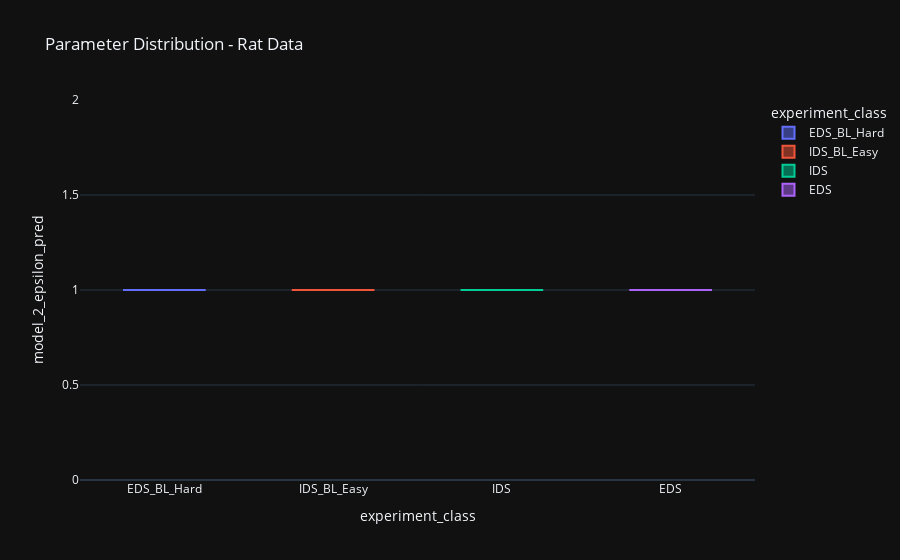
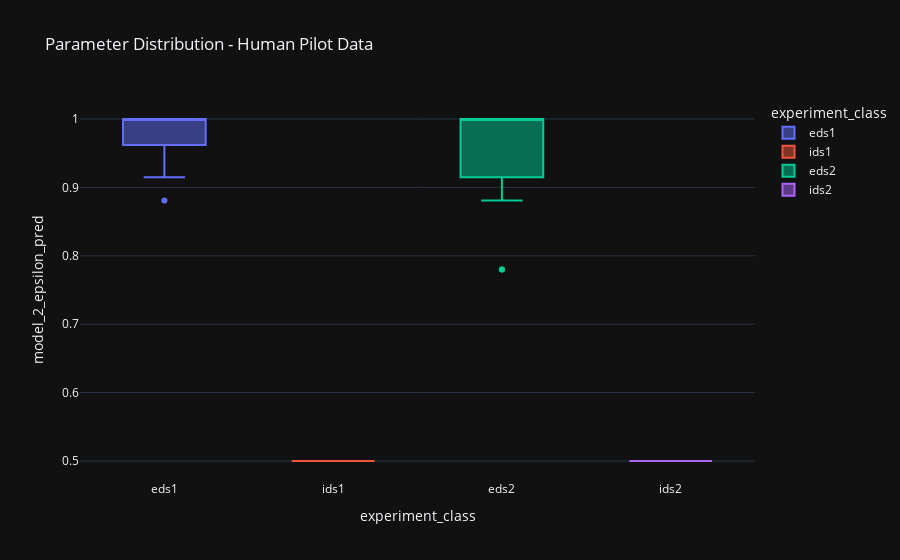
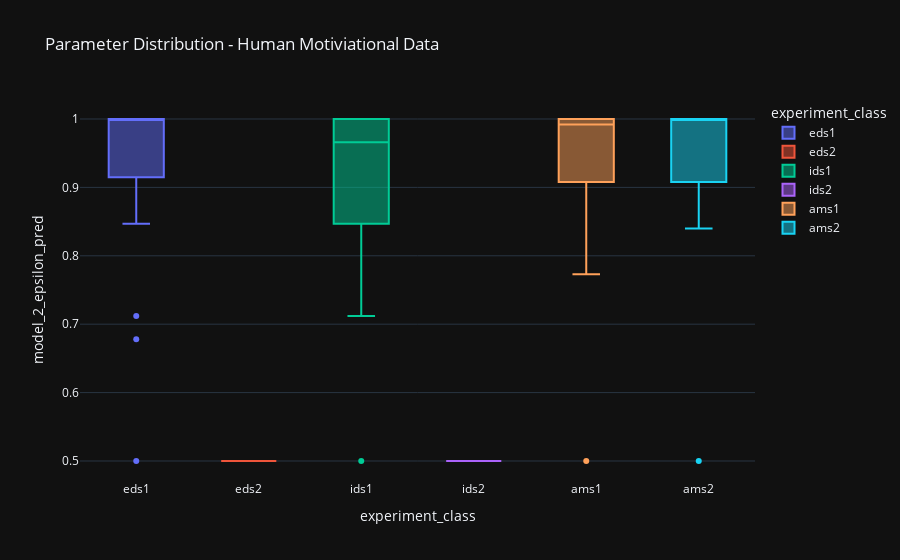

The notebook cell these images were saved under, in order:
### Code cell
# box by group
PARAMETER = 'model_2_epsilon_pred'
for _experiment_data_source in final_df['experiment_data_source'].unique():
    fig = px.box(final_df[final_df['experiment_data_source'] == _experiment_data_source],
                 x='experiment_class',
                 y=PARAMETER,
                 color='experiment_class',
                 title='Parameter Distribution - {_experiment_data_source}'.format(_experiment_data_source=_experiment_data_source))
    fig.update_layout(template='plotly_dark')
    fig.show()

### Figure 1 — Plotly figure (JSON) as saved in the notebook; plotly's stock layout.template omitted (floating-point values rounded to 4 significant figures)
{"data": [{"alignmentgroup": "True", "hovertemplate": "experiment_class=%{x}<br>model_2_epsilon_pred=%{y}<extra></extra>", "legendgroup": "EDS_BL_Hard", "marker": {"color": "#636efa"}, "name": "EDS_BL_Hard", "notched": false, "offsetgroup": "EDS_BL_Hard", "orientation": "v", "showlegend": true, "type": "box", "x": ["EDS_BL_Hard", "EDS_BL_Hard", "EDS_BL_Hard", "EDS_BL_Hard", "EDS_BL_Hard", "EDS_BL_Hard", "EDS_BL_Hard", "EDS_BL_Hard", "EDS_BL_Hard", "EDS_BL_Hard", "EDS_BL_Hard", "EDS_BL_Hard", "EDS_BL_Hard", "EDS_BL_Hard", "EDS_BL_Hard"], "x0": " ", "xaxis": "x", "y": [1, 1, 1, 1, 1, 1, 1, 1, 1, 1, 1, 1, 1, 1, 1], "y0": " ", "yaxis": "y"}, {"alignmentgroup": "True", "hovertemplate": "experiment_class=%{x}<br>model_2_epsilon_pred=%{y}<extra></extra>", "legendgroup": "IDS_BL_Easy", "marker": {"color": "#EF553B"}, "name": "IDS_BL_Easy", "notched": false, "offsetgroup": "IDS_BL_Easy", "orientation": "v", "showlegend": true, "type": "box", "x": ["IDS_BL_Easy", "IDS_BL_Easy", "IDS_BL_Easy", "IDS_BL_Easy", "IDS_BL_Easy", "IDS_BL_Easy", "IDS_BL_Easy", "IDS_BL_Easy", "IDS_BL_Easy", "IDS_BL_Easy", "IDS_BL_Easy", "IDS_BL_Easy", "IDS_BL_Easy", "IDS_BL_Easy", "IDS_BL_Easy"], "x0": " ", "xaxis": "x", "y": [1, 1, 1, 1, 1, 1, 1, 1, 1, 1, 1, 1, 1, 1, 1], "y0": " ", "yaxis": "y"}, {"alignmentgroup": "True", "hovertemplate": "experiment_class=%{x}<br>model_2_epsilon_pred=%{y}<extra></extra>", "legendgroup": "IDS", "marker": {"color": "#00cc96"}, "name": "IDS", "notched": false, "offsetgroup": "IDS", "orientation": "v", "showlegend": true, "type": "box", "x": ["IDS", "IDS", "IDS", "IDS", "IDS", "IDS", "IDS", "IDS", "IDS", "IDS", "IDS", "IDS", "IDS", "IDS", "IDS"], "x0": " ", "xaxis": "x", "y": [1, 1, 1, 1, 1, 1, 1, 1, 1, 1, 1, 1, 1, 1, 1], "y0": " ", "yaxis": "y"}, {"alignmentgroup": "True", "hovertemplate": "experiment_class=%{x}<br>model_2_epsilon_pred=%{y}<extra></extra>", "legendgroup": "EDS", "marker": {"color": "#ab63fa"}, "name": "EDS", "notched": false, "offsetgroup": "EDS", "orientation": "v", "showlegend": true, "type": "box", "x": ["EDS", "EDS", "EDS", "EDS", "EDS", "EDS", "EDS", "EDS", "EDS", "EDS", "EDS", "EDS", "EDS", "EDS", "EDS"], "x0": " ", "xaxis": "x", "y": [1, 1, 1, 1, 1, 1, 1, 1, 1, 1, 1, 1, 1, 1, 1], "y0": " ", "yaxis": "y"}], "layout": {"boxmode": "overlay", "legend": {"title": {"text": "experiment_class"}, "tracegroupgap": 0}, "title": {"text": "Parameter Distribution - Rat Data"}, "xaxis": {"anchor": "y", "categoryarray": ["EDS_BL_Hard", "IDS_BL_Easy", "IDS", "EDS"], "categoryorder": "array", "domain": [0, 1], "title": {"text": "experiment_class"}}, "yaxis": {"anchor": "x", "domain": [0, 1], "title": {"text": "model_2_epsilon_pred"}}}}

### Figure 2 — Plotly figure (JSON) as saved in the notebook; plotly's stock layout.template omitted (floating-point values rounded to 4 significant figures)
{"data": [{"alignmentgroup": "True", "hovertemplate": "experiment_class=%{x}<br>model_2_epsilon_pred=%{y}<extra></extra>", "legendgroup": "eds1", "marker": {"color": "#636efa"}, "name": "eds1", "notched": false, "offsetgroup": "eds1", "orientation": "v", "showlegend": true, "type": "box", "x": ["eds1", "eds1", "eds1", "eds1", "eds1", "eds1", "eds1", "eds1", "eds1", "eds1", "eds1", "eds1", "eds1", "eds1", "eds1", "eds1", "eds1", "eds1", "eds1", "eds1"], "x0": " ", "xaxis": "x", "y": [1, 1, 0.915, 1, 0.881, 0.949, 1, 0.949, 1, 0.983, 0.975, 0.949, 1, 1, 1, 0.983, 1, 1, 1, 1], "y0": " ", "yaxis": "y"}, {"alignmentgroup": "True", "hovertemplate": "experiment_class=%{x}<br>model_2_epsilon_pred=%{y}<extra></extra>", "legendgroup": "ids1", "marker": {"color": "#EF553B"}, "name": "ids1", "notched": false, "offsetgroup": "ids1", "orientation": "v", "showlegend": true, "type": "box", "x": ["ids1", "ids1", "ids1", "ids1", "ids1", "ids1", "ids1", "ids1", "ids1", "ids1", "ids1", "ids1", "ids1", "ids1", "ids1", "ids1", "ids1", "ids1", "ids1", "ids1"], "x0": " ", "xaxis": "x", "y": [0.5, 0.5, 0.5, 0.5, 0.5, 0.5, 0.5, 0.5, 0.5, 0.5, 0.5, 0.5, 0.5, 0.5, 0.5, 0.5, 0.5, 0.5, 0.5, 0.5], "y0": " ", "yaxis": "y"}, {"alignmentgroup": "True", "hovertemplate": "experiment_class=%{x}<br>model_2_epsilon_pred=%{y}<extra></extra>", "legendgroup": "eds2", "marker": {"color": "#00cc96"}, "name": "eds2", "notched": false, "offsetgroup": "eds2", "orientation": "v", "showlegend": true, "type": "box", "x": ["eds2", "eds2", "eds2", "eds2", "eds2", "eds2", "eds2", "eds2", "eds2", "eds2", "eds2", "eds2", "eds2", "eds2", "eds2", "eds2", "eds2", "eds2", "eds2", "eds2"], "x0": " ", "xaxis": "x", "y": [0.949, 1, 1, 1, 0.78, 0.881, 1, 1, 0.915, 1, 1, 0.915, 1, 0.915, 1, 0.983, 0.78, 0.915, 1, 1], "y0": " ", "yaxis": "y"}, {"alignmentgroup": "True", "hovertemplate": "experiment_class=%{x}<br>model_2_epsilon_pred=%{y}<extra></extra>", "legendgroup": "ids2", "marker": {"color": "#ab63fa"}, "name": "ids2", "notched": false, "offsetgroup": "ids2", "orientation": "v", "showlegend": true, "type": "box", "x": ["ids2", "ids2", "ids2", "ids2", "ids2", "ids2", "ids2", "ids2", "ids2", "ids2", "ids2", "ids2", "ids2", "ids2", "ids2", "ids2", "ids2", "ids2", "ids2", "ids2"], "x0": " ", "xaxis": "x", "y": [0.5, 0.5, 0.5, 0.5, 0.5, 0.5, 0.5, 0.5, 0.5, 0.5, 0.5, 0.5, 0.5, 0.5, 0.5, 0.5, 0.5, 0.5, 0.5, 0.5], "y0": " ", "yaxis": "y"}], "layout": {"boxmode": "overlay", "legend": {"title": {"text": "experiment_class"}, "tracegroupgap": 0}, "title": {"text": "Parameter Distribution - Human Pilot Data"}, "xaxis": {"anchor": "y", "categoryarray": ["eds1", "ids1", "eds2", "ids2"], "categoryorder": "array", "domain": [0, 1], "title": {"text": "experiment_class"}}, "yaxis": {"anchor": "x", "domain": [0, 1], "title": {"text": "model_2_epsilon_pred"}}}}

### Figure 3 — Plotly figure (JSON) as saved in the notebook; plotly's stock layout.template omitted (floating-point values rounded to 4 significant figures)
{"data": [{"alignmentgroup": "True", "hovertemplate": "experiment_class=%{x}<br>model_2_epsilon_pred=%{y}<extra></extra>", "legendgroup": "eds1", "marker": {"color": "#636efa"}, "name": "eds1", "notched": false, "offsetgroup": "eds1", "orientation": "v", "showlegend": true, "type": "box", "x": ["eds1", "eds1", "eds1", "eds1", "eds1", "eds1", "eds1", "eds1", "eds1", "eds1", "eds1", "eds1", "eds1", "eds1", "eds1", "eds1", "eds1", "eds1"], "x0": " ", "xaxis": "x", "y": [1, 1, 1, 1, 0.5, 1, 0.949, 1, 0.847, 1, 1, 0.678, 0.983, 0.915, 0.983, 0.712, 1, 1], "y0": " ", "yaxis": "y"}, {"alignmentgroup": "True", "hovertemplate": "experiment_class=%{x}<br>model_2_epsilon_pred=%{y}<extra></extra>", "legendgroup": "eds2", "marker": {"color": "#EF553B"}, "name": "eds2", "notched": false, "offsetgroup": "eds2", "orientation": "v", "showlegend": true, "type": "box", "x": ["eds2", "eds2", "eds2", "eds2", "eds2", "eds2", "eds2", "eds2", "eds2", "eds2", "eds2", "eds2", "eds2", "eds2", "eds2", "eds2", "eds2", "eds2"], "x0": " ", "xaxis": "x", "y": [0.5, 0.5, 0.5, 0.5, 0.5, 0.5, 0.5, 0.5, 0.5, 0.5, 0.5, 0.5, 0.5, 0.5, 0.5, 0.5, 0.5, 0.5], "y0": " ", "yaxis": "y"}, {"alignmentgroup": "True", "hovertemplate": "experiment_class=%{x}<br>model_2_epsilon_pred=%{y}<extra></extra>", "legendgroup": "ids1", "marker": {"color": "#00cc96"}, "name": "ids1", "notched": false, "offsetgroup": "ids1", "orientation": "v", "showlegend": true, "type": "box", "x": ["ids1", "ids1", "ids1", "ids1", "ids1", "ids1", "ids1", "ids1", "ids1", "ids1", "ids1", "ids1", "ids1", "ids1", "ids1", "ids1", "ids1", "ids1"], "x0": " ", "xaxis": "x", "y": [1, 0.941, 0.915, 0.847, 0.983, 0.5, 1, 0.915, 0.712, 0.983, 1, 0.949, 1, 0.746, 1, 1, 0.814, 1], "y0": " ", "yaxis": "y"}, {"alignmentgroup": "True", "hovertemplate": "experiment_class=%{x}<br>model_2_epsilon_pred=%{y}<extra></extra>", "legendgroup": "ids2", "marker": {"color": "#ab63fa"}, "name": "ids2", "notched": false, "offsetgroup": "ids2", "orientation": "v", "showlegend": true, "type": "box", "x": ["ids2", "ids2", "ids2", "ids2", "ids2", "ids2", "ids2", "ids2", "ids2", "ids2", "ids2", "ids2", "ids2", "ids2", "ids2", "ids2", "ids2", "ids2"], "x0": " ", "xaxis": "x", "y": [0.5, 0.5, 0.5, 0.5, 0.5, 0.5, 0.5, 0.5, 0.5, 0.5, 0.5, 0.5, 0.5, 0.5, 0.5, 0.5, 0.5, 0.5], "y0": " ", "yaxis": "y"}, {"alignmentgroup": "True", "hovertemplate": "experiment_class=%{x}<br>model_2_epsilon_pred=%{y}<extra></extra>", "legendgroup": "ams1", "marker": {"color": "#FFA15A"}, "name": "ams1", "notched": false, "offsetgroup": "ams1", "orientation": "v", "showlegend": true, "type": "box", "x": ["ams1", "ams1", "ams1", "ams1", "ams1", "ams1", "ams1", "ams1", "ams1", "ams1", "ams1", "ams1", "ams1", "ams1", "ams1", "ams1", "ams1", "ams1"], "x0": " ", "xaxis": "x", "y": [0.908, 1, 1, 0.992, 0.5, 1, 0.992, 0.975, 0.908, 0.924, 1, 1, 0.773, 0.975, 0.992, 1, 0.908, 0.992], "y0": " ", "yaxis": "y"}, {"alignmentgroup": "True", "hovertemplate": "experiment_class=%{x}<br>model_2_epsilon_pred=%{y}<extra></extra>", "legendgroup": "ams2", "marker": {"color": "#19d3f3"}, "name": "ams2", "notched": false, "offsetgroup": "ams2", "orientation": "v", "showlegend": true, "type": "box", "x": ["ams2", "ams2", "ams2", "ams2", "ams2", "ams2", "ams2", "ams2", "ams2", "ams2", "ams2", "ams2", "ams2", "ams2", "ams2", "ams2", "ams2", "ams2"], "x0": " ", "xaxis": "x", "y": [1, 0.874, 0.908, 0.908, 0.5, 1, 0.924, 0.992, 0.84, 1, 1, 1, 1, 1, 1, 1, 1, 0.941], "y0": " ", "yaxis": "y"}], "layout": {"boxmode": "overlay", "legend": {"title": {"text": "experiment_class"}, "tracegroupgap": 0}, "title": {"text": "Parameter Distribution - Human Motiviational Data"}, "xaxis": {"anchor": "y", "categoryarray": ["eds1", "eds2", "ids1", "ids2", "ams1", "ams2"], "categoryorder": "array", "domain": [0, 1], "title": {"text": "experiment_class"}}, "yaxis": {"anchor": "x", "domain": [0, 1], "title": {"text": "model_2_epsilon_pred"}}}}
